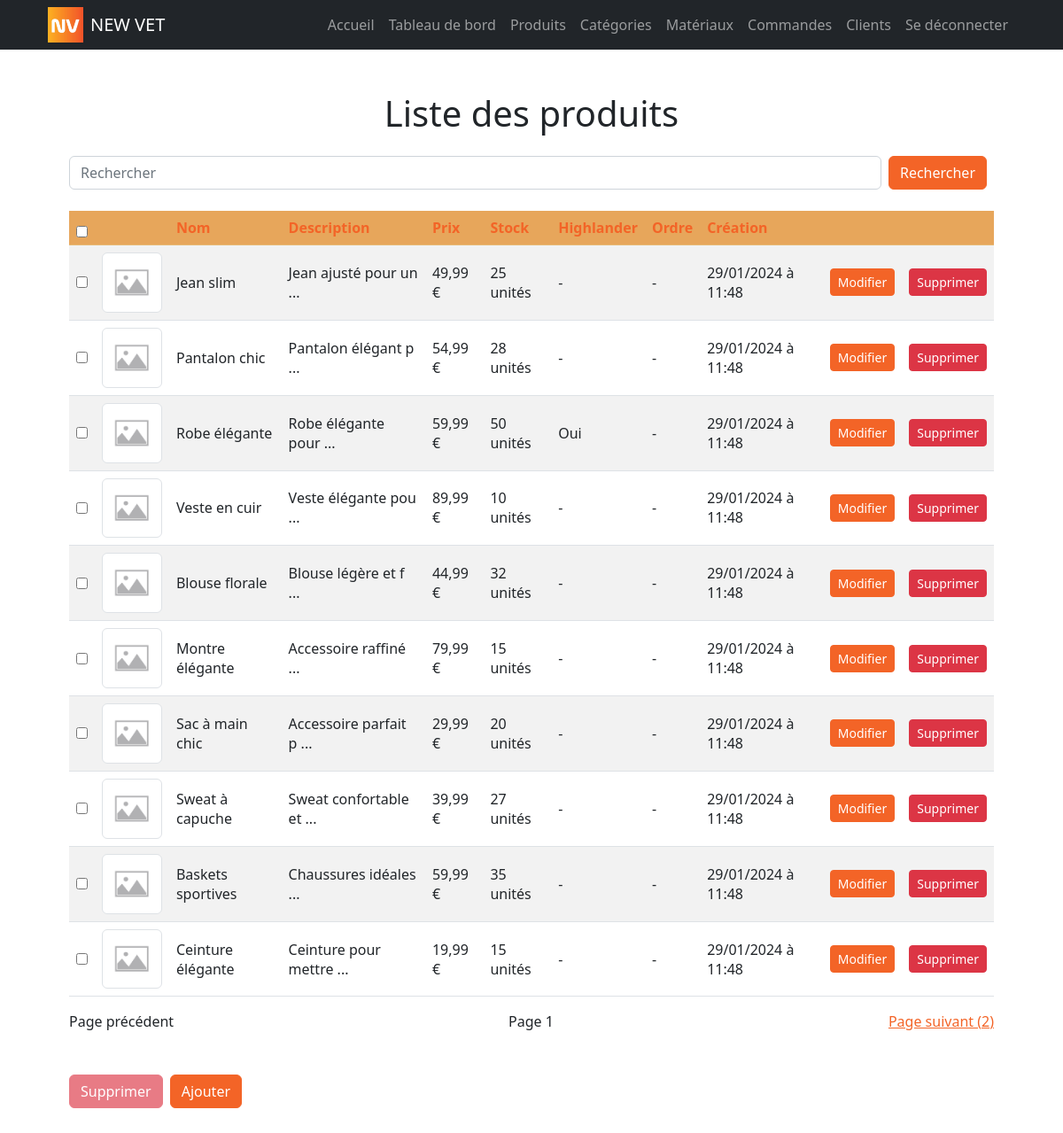
The page /products/index.php (signed in) on the database its author committed.
### tables this page shows
CREATE TABLE product(
        slug VARCHAR (50) NOT NULL UNIQUE,
        name VARCHAR (50) NOT NULL,
        description VARCHAR (1000),
        is_highlander BOOLEAN NOT NULL DEFAULT 0,
        sort_order INT,
        price FLOAT NOT NULL DEFAULT 0,
        stock_quantity INT NOT NULL DEFAULT 0,
        is_deleted BOOLEAN NOT NULL DEFAULT 0,
        created_at DATETIME NOT NULL DEFAULT NOW(),
        CONSTRAINT product_PK PRIMARY KEY (slug)
);

### models/product.php (called while the page is built, shortened)
<?php
function getProducts($categories_slugs = array(), $materials_slugs = array(), $search = null, $order_by = 'sort_order', $order = 'ASC', $offset = null, $per_page = 10, $is_highlander = false, $exclude = array(), $include = array())
{
    $dbh = db_connect();
    $sql = "SELECT product.* FROM product
    LEFT JOIN product_category ON product_category.product_slug = product.slug
    LEFT JOIN category ON product_category.category_slug = category.slug
    LEFT JOIN product_material ON product_material.product_slug = product.slug
    LEFT JOIN material ON product_material.material_slug = material.slug";
    $sql .= " WHERE 1 = 1";
    $sql .= " AND product.is_deleted = 0";
    $sql .= " ORDER BY $order_by $order";
    if ($per_page) $sql .= " LIMIT :per_page";
    try {
        $sth = $dbh->prepare($sql);
        if ($per_page) $sth->bindValue(":per_page", $per_page, PDO::PARAM_INT);
        $sth->execute();
        $products = $sth->fetchAll(PDO::FETCH_ASSOC);
    } catch (PDOException $e) {
        die("Erreur lors de la requête SQL : " . $e->getMessage());
    }
    return $products;
}

### helpers/log_txt.php (called while the page is built, shortened)
<?php
function log_txt($whatToLog)
{
    $file = APP_PATH . 'logs/log.txt';
    $fileopen = (fopen($file, 'a'));
    $date = date('d-m-y h:i:s A');
    $ipaddress = getenv("REMOTE_ADDR");
    $newLineToLog = PHP_EOL . "[" . $date . "][" . $ipaddress . "]: " . $whatToLog;
}

### models/image.php (called while the page is built, shortened)
<?php
function getFirstImagePathFromProduct($product_slug)
{
    $dbh = db_connect();
    $sql = "SELECT * FROM image WHERE is_deleted = 0 AND product_slug = :product_slug ORDER BY sort_order ASC LIMIT 1;";
    try {
        $sth = $dbh->prepare($sql);
        $sth->execute(array(":product_slug" => $product_slug));
        $image = $sth->fetch(PDO::FETCH_ASSOC);
    } catch (PDOException $e) {
        die("Erreur lors de la requête SQL : " . $e->getMessage());
    }
    if ($image) {
        return $image['image_path'];
    } else {
        return null;
    }
}

### helpers/three_dots_string.php (called while the page is built)
<?php
function three_dots_string(string $txt, int $max = 100)
{
    if (strlen($txt) > $max) return substr($txt, 0, $max) . ' ...';
    return $txt;
}

### helpers/float_to_price.php (called while the page is built)
<?php
function float_to_price($float) {
    $price = number_format($float, 2, ',', ' ') . ' €';
    return $price;
}

### helpers/fr_date.php (called while the page is built)
<?php
function fr_date($inputDate) {
    $dateTime = new DateTime($inputDate);
    $formattedDate = $dateTime->format('d/m/Y à H:i');
    return $formattedDate;
}

### products/index.php (the view, shortened to what this page needs)
<?php
include_once APP_PATH . "/partials/header.php";
include_once APP_PATH . "/models/product.php";
include_once APP_PATH . "/helpers/fr_date.php";
include_once APP_PATH . "/helpers/three_dots_string.php";
include_once APP_PATH . "/helpers/float_to_price.php";
include_once APP_PATH . "/models/image.php";
$search = isset($_GET['search']) ? $_GET['search'] : null;
$order_by = isset($_GET['order_by']) ? $_GET['order_by'] : 'created_at';
$order = isset($_GET['order']) && $_GET['order'] == 'desc' ? 'DESC' : 'ASC';
$page = isset($_GET['page']) ? $_GET['page'] : 1;
$new_order = $order == 'DESC' ? 'asc' : 'desc';
$per_page = 10;
$offset = ($page - 1) * $per_page;
$products = getProducts(null, null, $search, $order_by, $order, $offset, $per_page);
?>
<!DOCTYPE html>
<html lang="fr">
<head>
    <link href="<?= APP_URL ?>css/bootstrap.css" rel="stylesheet">
    <link href="<?= APP_URL ?>css/main.css" rel="stylesheet">
</head>
<body>
    <main>
        <div class="container p-4 p-lg-5">
            <h1 class="text-center">Liste des produits</h1>
            <form class="d-flex justify-content-between my-4" method="GET">
                <input class="form-control mr-sm-2" type="search" placeholder="Rechercher" aria-label="Search" name="search" value="<?= $search ?>">
                <button class="btn btn-primary mx-2 my-sm-0" type="submit">Rechercher</button>
            </form>
            <table class="table table-striped">
                <thead>
                    <tr class="table-primary">
                        <th scope='col' colspan='1'><input type="checkbox" onclick="toggleAll()"></th>
                        <th scope='col' colspan='1'>&nbsp;</th>
                        <th scope='col'><a class="text-decoration-none" href="?search=<?= $search ?>&page=<?= $page ?>&order_by=name&order=<?= $new_order ?>">Nom</a></th>
                        <th scope='col'><a class="text-decoration-none" href="?search=<?= $search ?>&page=<?= $page ?>&order_by=description&order=<?= $new_order ?>">Description</a></th>
                        <th scope='col'><a class="text-decoration-none" href="?search=<?= $search ?>&page=<?= $page ?>&order_by=price&order=<?= $new_order ?>">Prix</a></th>
                        <th scope='col'><a class="text-decoration-none" href="?search=<?= $search ?>&page=<?= $page ?>&order_by=stock_quantity&order=<?= $new_order ?>">Stock</a></th>
                        <th scope='col'><a class="text-decoration-none" href="?search=<?= $search ?>&page=<?= $page ?>&order_by=is_highlander&order=<?= $new_order ?>">Highlander</a></th>
                        <th scope='col'><a class="text-decoration-none" href="?search=<?= $search ?>&page=<?= $page ?>&order_by=sort_order&order=<?= $new_order ?>">Ordre</a></th>
                        <th scope='col'><a class="text-decoration-none" href="?search=<?= $search ?>&page=<?= $page ?>&order_by=created_at&order=<?= $new_order ?>">Création</a></th>
                        <th scope='col' colspan='2'>&nbsp;</th>
                    </tr>
                </thead>
                <tbody>
                    <?php
                    foreach ($products as $product) {
                    ?>
                        <tr class="align-middle">
                            <td><input id="product_<?= $product['slug'] ?>" type="checkbox" name="selected_products[]" value="<?= $product['slug'] ?>"></td>
                            <td>
                                <?php
                                $dbImgPath = getFirstImagePathFromProduct($product['slug']);
                                $fullImgPath = APP_PATH . $dbImgPath;
                                ?>
                                <?php if ($dbImgPath && file_exists($fullImgPath)) : ?>
                                    <img src="<?= APP_URL . $dbImgPath ?>" class="img-thumbnail" width="100">
                                <?php else : ?>
                                    <img src="<?= APP_URL ?>assets/img/default-img.webp" class="img-thumbnail" width="100">
                                <?php endif; ?>
                            </td>
                            <td><?= $product['name'] ?></td>
                            <td><?= three_dots_string($product['description'], 20) ?></td>
                            <td><?= float_to_price($product['price']) ?></td>
                            <?php if ($product['stock_quantity'] > 0) : ?>
                                <td><?= $product['stock_quantity'] ?> unités</td>
                            <?php else : ?>
                                <td class="text-danger">Rupture</td>
                            <?php endif; ?>
                            <td><?= $product['is_highlander'] == 1 ? 'Oui' : '-' ?></td>
                            <td><?= $product['sort_order'] ? $product['sort_order'] : '-' ?></td>
                            <td><?= fr_date($product['created_at']) ?></td>
                            <td> <a href="<?= APP_URL ?>products/modifiy_product.php?slug=<?= $product['slug'] ?>" class="btn btn-primary btn-sm">Modifier</a> </td>
                            <td> <a href="<?= APP_URL ?>products/delete_product.php?slug=<?= $product['slug'] ?>" class="btn btn-danger btn-sm">Supprimer</a> </td>
                        </tr>
                    <?php
                    }
                    ?>
                </tbody>
            </table>
            <div class="d-flex justify-content-between my-2">
                <?php if ($page > 1) : ?>
                    <a href="?search=<?= $search ?>&page=<?= $page - 1 ?>&order_by=<?= $order_by ?>&order=<?= $order ?>">Page précédent (<?= $page - 1 ?>)</a>
                <?php else : ?>
                    <span>Page précédent</span>
                <?php endif; ?>
                <span>Page <?= $page ?></span>
                <a href="?search=<?= $search ?>&page=<?= $page + 1 ?>&order_by=<?= $order_by ?>&order=<?= $order ?>">Page suivant (<?= $page + 1 ?>)</a>
            </div>
            <div class="d-flex justify-content-start gap-2 my-5">
                <button id="delete-products" class="btn btn-danger" disabled onclick="deleteSelectedProducts()">Supprimer</button>
                <a href="<?= APP_URL ?>products/create_product.php" class="btn btn-primary">Ajouter</a>
            </div>
        </div>
    </main>
</body>
</html>

### partials/header.php (shortened to what this page needs)
<nav class="navbar navbar-expand-lg navbar-dark bg-dark">
    <div class="container px-4">
        <a style="text-decoration: none" class="d-flex justify-content-start" href="<?= APP_URL ?>index.php">
            <img src="<?= APP_URL ?>assets/logo.jpg" alt="Logo" width="40" height="40">
            <span class="mx-2 navbar-brand">NEW VET</span>
        </a>
        <div class="collapse navbar-collapse" id="navbarSupportedContent">
            <ul class="navbar-nav ms-auto mb-2 mb-lg-0">
                <li class="nav-item"><a class="nav-link" aria-current="page" href="<?= APP_URL ?>index.php">Accueil</a></li>
                <li class="nav-item"><a class="nav-link" aria-current="page" href="<?= APP_URL ?>dashboard.php">Tableau de bord</a></li>
                <li class="nav-item"><a class="nav-link" aria-current="page" href="<?= APP_URL ?>products/index.php">Produits</a></li>
                <li class="nav-item"><a class="nav-link" aria-current="page" href="<?= APP_URL ?>categories/index.php">Catégories</a></li>
                <li class="nav-item"><a class="nav-link" aria-current="page" href="<?= APP_URL ?>materials/index.php">Matériaux</a></li>
                <li class="nav-item"><a class="nav-link" aria-current="page" href="<?= APP_URL ?>orders/index.php">Commandes</a></li>
                <li class="nav-item"><a class="nav-link" aria-current="page" href="<?= APP_URL ?>customers/index.php">Clients</a></li>
                <li class="nav-item"><a class="nav-link" aria-current="page" href="<?= APP_URL ?>logout.php">Se déconnecter</a></li>
            </ul>
        </div>
    </div>
</nav>

### rows shown on the page
product: name "Jean slim", description "Jean ajusté pour un ...", price "49,99 €", stock_quantity "25", created_at "29/01/2024 à 11:48"
product: name "Pantalon chic", description "Pantalon élégant p ...", price "54,99 €", stock_quantity "28", created_at "29/01/2024 à 11:48"
product: name "Robe élégante", description "Robe élégante pour ...", price "59,99 €", stock_quantity "50", is_highlander "Oui", created_at "29/01/2024 à 11:48"
product: name "Veste en cuir", description "Veste élégante pou ...", price "89,99 €", stock_quantity "10", created_at "29/01/2024 à 11:48"
product: name "Blouse florale", description "Blouse légère et f ...", price "44,99 €", stock_quantity "32", created_at "29/01/2024 à 11:48"
product: name "Montre élégante", description "Accessoire raffiné ...", price "79,99 €", stock_quantity "15", created_at "29/01/2024 à 11:48"
product: name "Sac à main chic", description "Accessoire parfait p ...", price "29,99 €", stock_quantity "20", created_at "29/01/2024 à 11:48"
product: name "Sweat à capuche", description "Sweat confortable et ...", price "39,99 €", stock_quantity "27", created_at "29/01/2024 à 11:48"
product: name "Baskets sportives", description "Chaussures idéales ...", price "59,99 €", stock_quantity "35", created_at "29/01/2024 à 11:48"
product: name "Ceinture élégante", description "Ceinture pour mettre ...", price "19,99 €", stock_quantity "15", created_at "29/01/2024 à 11:48"

### other values the page prints
$page "1"
$page + 1 "2"
